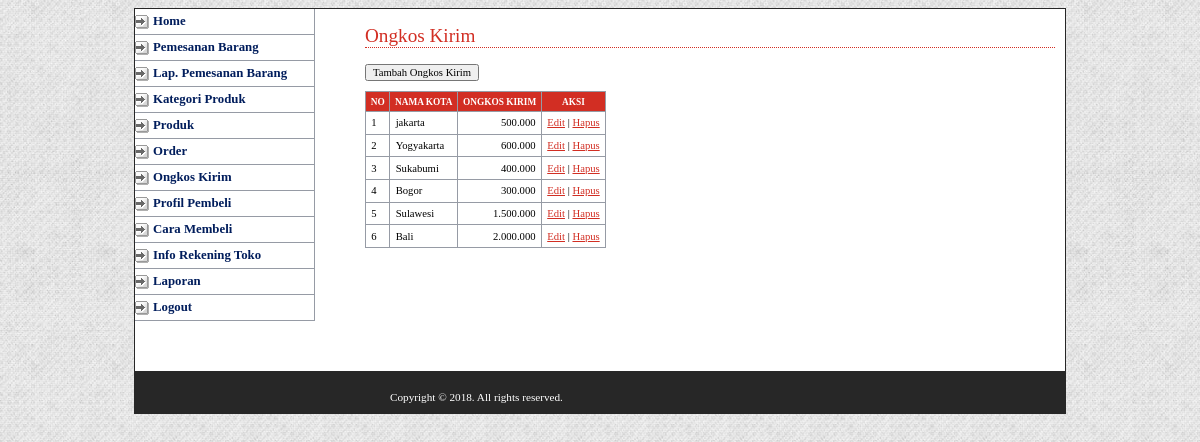
Page /adminweb/media.php?module=ongkoskirim (signed in) on the committed database.
### tables this page shows
CREATE TABLE `kota` (
  `id_kota` int(3) NOT NULL,
  `nama_kota` varchar(100) NOT NULL,
  `ongkos_kirim` int(10) NOT NULL
);

### config/fungsi_rupiah.php (called while the page is built)
<?php
function format_rupiah($angka){
  $rupiah=number_format($angka,0,',','.');
  return $rupiah;
}
?>

### adminweb/modul/mod_ongkoskirim/ongkoskirim.php (the view, shortened to what this page needs)
<?php
 if (empty($_SESSION['username']) AND empty($_SESSION['passuser'])){
  echo "<link href='style.css' rel='stylesheet' type='text/css'>
 <center>Untuk mengakses modul, Anda harus login <br>";
  echo "<a href=../../index.php><b>LOGIN</b></a></center>";
}
else{
$aksi="modul/mod_ongkoskirim/aksi_ongkoskirim.php";
switch($_GET[act]){
  default:
    echo "<h2>Ongkos Kirim</h2>
          <input type=button value='Tambah Ongkos Kirim'
          onclick=\"window.location.href='?module=ongkoskirim&act=tambahongkoskirim';\">
          <table>
          <tr><th>no</th><th>nama kota</th><th>ongkos kirim</th><th>aksi</th></tr>";
    $tampil=mysql_query("SELECT * FROM kota ORDER BY id_kota DESC");
    $no=1;
    while ($r=mysql_fetch_array($tampil)){
       $ongkos = format_rupiah($r[ongkos_kirim]);
       echo "<tr><td>$no</td>
             <td>$r[nama_kota]</td>
             <td align=right>$ongkos</td>
             <td><a href=?module=ongkoskirim&act=editongkoskirim&id=$r[id_kota]>Edit</a> |
	               <a href=$aksi?module=ongkoskirim&act=hapus&id=$r[id_kota]>Hapus</a>
             </td></tr>";
      $no++;
    }
    echo "</table>";
    break;
}
}
?>

### adminweb/style.css (style rules this page uses)
body { font-family: Tahoma; text-align: center; background:url(images/bg.jpg) left top repeat; }
a:link,a:visited { color:#D22E23; }
h2 { font: normal 120% Georgia; color: #D22E23; background-color: transparent; border-bottom: 1px dotted #D22E23; }
table { font-family: Tahoma; font-size: 8pt; border-width: 1px; border-style: solid; border-color: #999999; border-collapse: collapse; margin: 10px 0px; }
th { color: #FFFFFF; font-size: 7pt; text-transform: uppercase; text-align: center; padding: 0.5em; border-width: 1px; border-style: solid; border-color: #969BA5; border-collapse: collapse; background-color: #D22E23; }
td { padding: 0.5em; vertical-align: top; border-width: 1px; border-style: solid; border-color: #969BA5; border-collapse: collapse; }
input,textarea,select { font-family: Tahoma; font-size: 8pt; }

### rows in the picture
kota: nama_kota "jakarta", ongkos_kirim "500.000"
kota: nama_kota "Yogyakarta", ongkos_kirim "600.000"
kota: nama_kota "Sukabumi", ongkos_kirim "400.000"
kota: nama_kota "Bogor", ongkos_kirim "300.000"
kota: nama_kota "Sulawesi", ongkos_kirim "1.500.000"
kota: nama_kota "Bali", ongkos_kirim "2.000.000"
